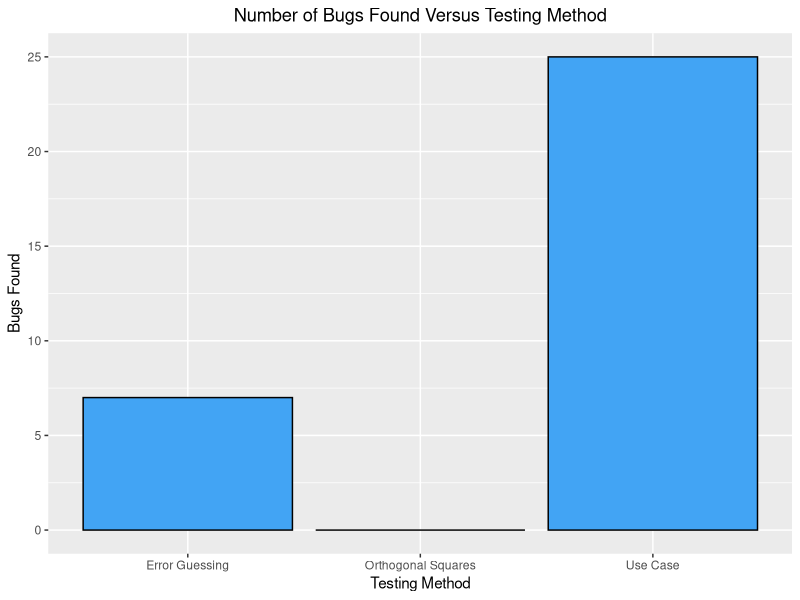

Here is the R script that generated this plot:
library(ggplot2)
library(scales)

data <- read.csv("./method.csv", header=FALSE)

ggplot(data, aes(x=V1, y=V2)) + geom_bar(stat="identity", fill="#42a4f4", colour="black") + 
  labs(x="Testing Method", y="Bugs Found", title="Number of Bugs Found Versus Testing Method") + scale_fill_distiller(palette = "RdYlGn") +
 theme(plot.title = element_text(hjust = 0.5))



